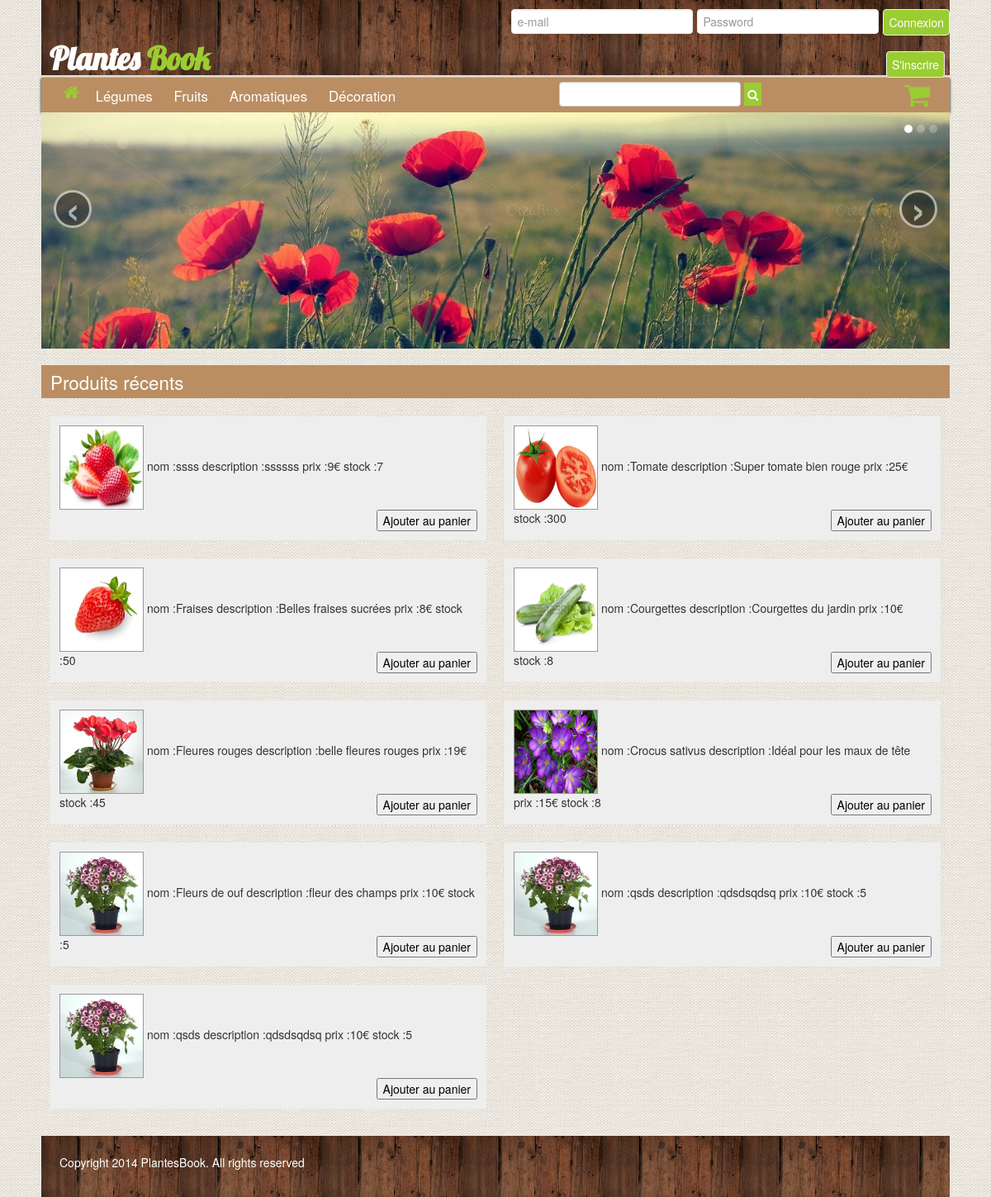
The page / on the database its author committed.
### tables this page shows
CREATE TABLE IF NOT EXISTS `produits` (
  `id` int(11) NOT NULL AUTO_INCREMENT,
  `categorie` varchar(255) NOT NULL,
  `photo` varchar(255) NOT NULL,
  `nom` varchar(255) NOT NULL,
  `prix` float NOT NULL,
  `description` varchar(512) NOT NULL,
  `stock` int(11) NOT NULL,
  PRIMARY KEY (`id`)
);

### apps/skel.php (called while the page is built)
<?php
require("views/skel.phtml");

### index.php (called while the page is built, shortened)
<?php
require("apps/skel.php");

### apps/header.php (called while the page is built)
<?php
require("views/header.phtml");

### apps/home.php (called while the page is built)
<?php
require("views/home.phtml");
?>

### models/produit.class.php (called while the page is built, shortened)
<?php
class Produit {
	private $nom;
	private $description;
	private $prix;
	private $stock;
	private $photo;
	public function getNom() {
		return $this->nom;
	}
	public function getDescription() {
		return $this->description;
	}
	public function getPrix() {
		return $this->prix;
	}
	public function getStock() {
		return $this->stock;
	}
	public function getPhoto() {
		return $this->photo;
	}
}

### apps/footer.php (called while the page is built)
<?php
require("views/footer.phtml");

### views/home.phtml (the view, shortened to what this page needs)
<?php include('sources/include/slider.phtml'); ?>
<div class="content-home">
<h2>Produits récents</h2>
	<div class="produit-recent">
		<?php
	require('models/produit.class.php');
	$listProduct = "SELECT * FROM produits LIMIT 0,10";
	if ($result = mysqli_query($db, $listProduct)) {
	    while ($obj = mysqli_fetch_object($result,"Produit")) {
	        echo "<div class='affProduit'> <form action='index.php' method='POST'><img class='ico-back' src='sources/images_load/".$obj->getPhoto()."'alt='img'> nom :". $obj->getNom()." description :". $obj->getDescription() ." prix :". $obj->getPrix() ."€ stock :". $obj->getStock()." <input type='hidden' name='idPanier' value='".$obj->getId()."'> <input type='submit' name='addPanier' value='Ajouter au panier'></form></div>";
	    }
	}
		?>
	</div>
</div>

### views/skel.phtml (shortened to what this page needs)
<!DOCTYPE html>
<html lang="fr-FR">
<head>
	<link rel="stylesheet" type="text/css" href="sources/css/style.css">
	<link rel="stylesheet" type="text/css" href="sources/css/aff.css">
	<link href="sources/assets/css/bootstrap.css" rel="stylesheet">
    <link href="sources/assets/css/bootstrap-responsive.css" rel="stylesheet">
    <link rel="stylesheet" href="sources/font-awesome/css/font-awesome.min.css">
</head>
<body>
	<div class="content">
	<?php require("apps/".$header.".php"); ?>
	<?php require("views/nav.phtml"); ?>
	<?php require("apps/".$page.".php"); ?>
	<?php require("apps/footer.php"); ?>
	</div>
</body>
</html>

### views/header.phtml
<header>
<form method="POST" action="index.php">
	<input type="submit" value="Connexion" name="login">
	<input type="password" required placeholder="Password" name="password">
	<input type="text" required placeholder="e-mail" name="email">
</form>
<form action="index.php" method="POST">
	<input type="submit" name="page_inscription" value="S'inscrire">
</form>
<h1><a href="index.php">Plantes <span class="green">Book</span></a></h1>
</header>

### views/nav.phtml
<nav>
	 <form action="index.php" method="POST">
	<ul>
		<li><a href="index.php"><i class="fa fa-home size"></i></a></li>
		<li><input type="submit" name="filterLeg" value="Légumes"></li>
		<li><input type="submit" name="filterFruit" value="Fruits"></li>
		<li><input type="submit" name="filterAro" value="Aromatiques"></li>
		<li><input type="submit" name="filterDeco" value="Décoration"></li>
	</ul>
	</form>
	<form action="index.php" method="POST">
	<input type="text" name="searchProduct">
	 <button type="submit" class="search" name="searchBtn" value="Rechercher"><i class="fa fa-search white"></i></button>
	 </form>
	<div class="cart">
	<?php include('sources/include/modal.phtml'); ?>
	</div>
</nav>

### sources/include/modal.phtml (shortened to what this page needs)
<a href="#myModal" role="button" data-toggle="modal"><i class="fa fa-shopping-cart fa-2x green"></i></a>

### sources/include/slider.phtml (shortened to what this page needs)
<div class="slider">
	<div id="myCarousel" class="carousel slide">
    <ol class="carousel-indicators">
    <li data-target="#myCarousel" data-slide-to="0" class="active"></li>
    <li data-target="#myCarousel" data-slide-to="1"></li>
    <li data-target="#myCarousel" data-slide-to="2"></li>
    </ol>
    <div class="carousel-inner">
    <div class="active item"><img src="sources/images/header1.jpg" alt="img"></div>
    </div>
    <a class="carousel-control left" href="#myCarousel" data-slide="prev">&lsaquo;</a>
    <a class="carousel-control right" href="#myCarousel" data-slide="next">&rsaquo;</a>
    </div>
</div>

### views/footer.phtml
<footer>
	<p>Copyright 2014 PlantesBook. All rights reserved</p>
</footer>

### sources/css/style.css (style rules this page uses)
body { font:100% sans-serif; margin:0; background-image: url(../images/bg.jpg); }
.content { width: 1100px; margin: 0 auto; }
header { width: 100%; overflow: hidden; }
header a { text-decoration: none; color: #fff; }
header form { margin-bottom: 0; }
header form:first-child { float: left; width: 100%; margin-top: 1%; }
header form:first-child input { float: right; border-radius: 4px; border:none; margin-left: 5px; border:1px solid #eee; }
header form:nth-child(2) { float: right; width: 7%; margin-top: 1%; padding-left:0.5%; }
header form:nth-child(2) input { float: left; border-radius: 4px; border:none; border:1px solid #eee; }
header input[type="submit"] { padding: 4.8px 6px; background-color: #9ACD32; color: #fff; }
header h1 { font-family: 'Lobster'; margin: 0; padding: 0 0 0 10px; color: #fff; background-image: url(../images/bg-h1.jpg); }
nav { background-color: #BA8E62; width:100%; clear:both; overflow: hidden; box-shadow: 0 1px 3px #000 }
nav form { margin: 0; }
nav input[type="text"] { margin: 0; }
nav form:nth-child(2) { width: 30%; float: left; margin-top: 0.5%; margin-left: 15%; }
nav button { background-color: #9ACD32; border:none; margin-top: 0; padding:1.3% 1.3%; }
nav a { text-decoration: none; color:#9ACD32; font-size: 120%; }
nav input { text-decoration: none; color:#fff; font-size: 120%; background: none; border:none; margin: 0; display: inline-block; }
nav li { list-style: none; display:inline; margin: 0 5px; }
nav ul { float: left; margin: 0.8% 2%; }
nav .cart i { width: 5%; margin-left: 2%; border-radius: 50%; transition-duration:0.2s; margin-top: 0.5%; float: right; }
.content-home h2 { background-color: #BA8E62; padding-left:1%; color: #fff; font-weight: lighter; font-size: 160%; margin-bottom: 1%; }
.produit-recent { overflow: hidden; }
footer { background-image: url(../images/bg-h1.jpg); width:100%; clear:both; margin-top: 2%; padding: 2% 0; overflow: hidden; }
footer p { margin-left: 2%; float: left; color: #fff; }
.green { color: #9ACD32; }
.white { color: #fff; }
.size { font-size: 120%; }
.ico-back { width: 100px; height: 100px }

### sources/css/aff.css (style rules this page uses)
.affProduit { width: 46%; padding: 1%; margin-bottom: 1%; margin-top: 1%; background-color: #eee; overflow: hidden; float: left; margin-left: 1%; margin-right: 1%; }
.affProduit form { margin: 0; }
.affProduit img { border: 1px solid #999; }
.affProduit input { float: right; }

### rows shown on the page
produits: photo (picture), nom "ssss", description "ssssss", prix "9", stock "7"
produits: photo (picture), nom "Tomate", description "Super tomate bien rouge", prix "25", stock "300"
produits: photo (picture), nom "Fraises", description "Belles fraises sucrées", prix "8", stock "50"
produits: photo (picture), nom "Courgettes", description "Courgettes du jardin", prix "10", stock "8"
produits: photo (picture), nom "Fleures rouges", description "belle fleures rouges", prix "19", stock "45"
produits: photo (picture), nom "Crocus sativus", description "Idéal pour les maux de tête", prix "15", stock "8"
produits: photo (picture), nom "Fleurs de ouf", description "fleur des champs", prix "10", stock "5"
produits: photo (picture), nom "qsds", description "qdsdsqdsq", prix "10", stock "5"
produits: photo (picture), nom "qsds", description "qdsdsqdsq", prix "10", stock "5"
